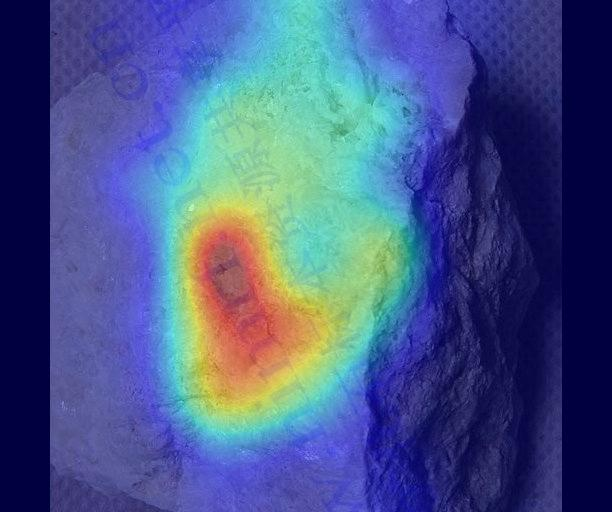

Source code (Python):
import pathlib
from torch.nn import Linear
from models.get_model import get
# Define your model
from torchvision.io.image import read_image
from torchvision.transforms.functional import normalize, resize, to_pil_image
# Set your CAM extractor
from torchcam.methods import SmoothGradCAMpp,GradCAM,GradCAMpp,XGradCAM,LayerCAM

enum = ['大理岩.jpg', '橄榄.jpg', '泥岩.jpg', '玄武岩.jpg', '砾岩.jpg', '花岗岩.jpg']

path = "images/swin_s_liyan/xgc-liyan.jpg"
ckpt = "output/rocks_extend/swin_s/checkpoint-best.pth"
img_path = 'images/'
img_name = enum[4]

if __name__ == '__main__':
    model = get(ckpt).eval()
    for name, param in model.named_parameters():
        print(name)
    cam_extractor = XGradCAM(model, target_layer="model.features.6")
    img = read_image(img_path + img_name)

    # Preprocess it for your chosen model 0.485, 0.456, 0.406
    input_tensor = normalize(resize(img, (224, 224)) / 255., [0.485, 0.456, 0.406], [0.229, 0.224, 0.225]).unsqueeze(0)

    # Preprocess your data and feed it to the model
    out = model(input_tensor)
    # Retrieve the CAM by passing the class index and the model output
    activation_map = cam_extractor(out.squeeze(0).argmax().item(), out)

    import matplotlib.pyplot as plt
    from torchcam.utils import overlay_mask

    # Resize the CAM and overlay it
    result = overlay_mask(to_pil_image(img), to_pil_image(activation_map[0].squeeze(0), mode='F'), alpha=0.5)
    if not pathlib.Path(path).parent.exists():
        pathlib.Path(path).parent.mkdir(exist_ok=True, parents=True)
    result.save(path)
